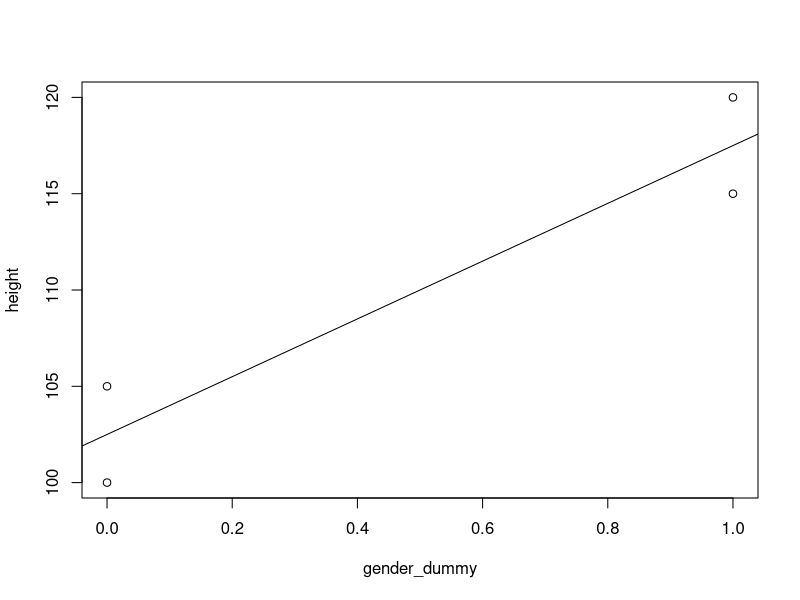
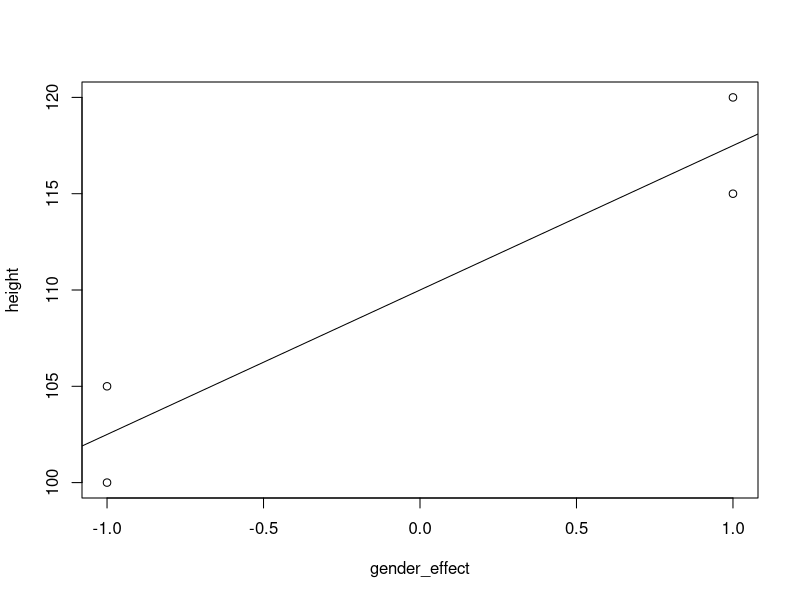

Write the R code that produced these figures, in order.
## ---- chunk 1
coding_df = data.frame(
  height = c(100,115,120,105),
  gender = c("female","male","male","female"),
  gender_dummy = c(0,1,1,0)
)
knitr::kable(coding_df)
## ---- chunk 2
dummy_lm = lm(height ~ gender_dummy, coding_df)
summary(dummy_lm)
## ---- chunk 3
plot(height ~ gender_dummy, coding_df)
abline(lm(height ~ gender_dummy, coding_df))
## ---- chunk 4
this_summary = summary(dummy_lm)
this_summary$coefficients
## ---- chunk 5
t.test(height ~ gender_dummy, coding_df, var.equal = TRUE)
## ---- chunk 6
coding_df$gender_effect = ifelse(coding_df$gender == "female", -1, 1)
effect_lm = lm(height ~ gender_effect, coding_df)
summary(effect_lm)
## ---- chunk 7
plot(height ~ gender_effect, coding_df)
abline(lm(height ~ gender_effect, coding_df))
## ---- chunk 8
coding_df = data.frame(
  height = c(100,115,120,105,110,112),
  gender = c("female","male","male","female","non-binary","non-binary"),
  male_dummy = c(0,1,1,0,0,0),
  female_dummy = c(1,0,0,1,0,0),
  non_binary_dummy = c(0,0,0,0,1,1)
)
knitr::kable(coding_df)
## ---- chunk 9
summary(lm(height ~  female_dummy + male_dummy + non_binary_dummy, coding_df))
## ---- chunk 10
summary(lm(height ~ gender, coding_df))
## ---- chunk 11
summary(lm(height ~ male_dummy + non_binary_dummy, coding_df))
